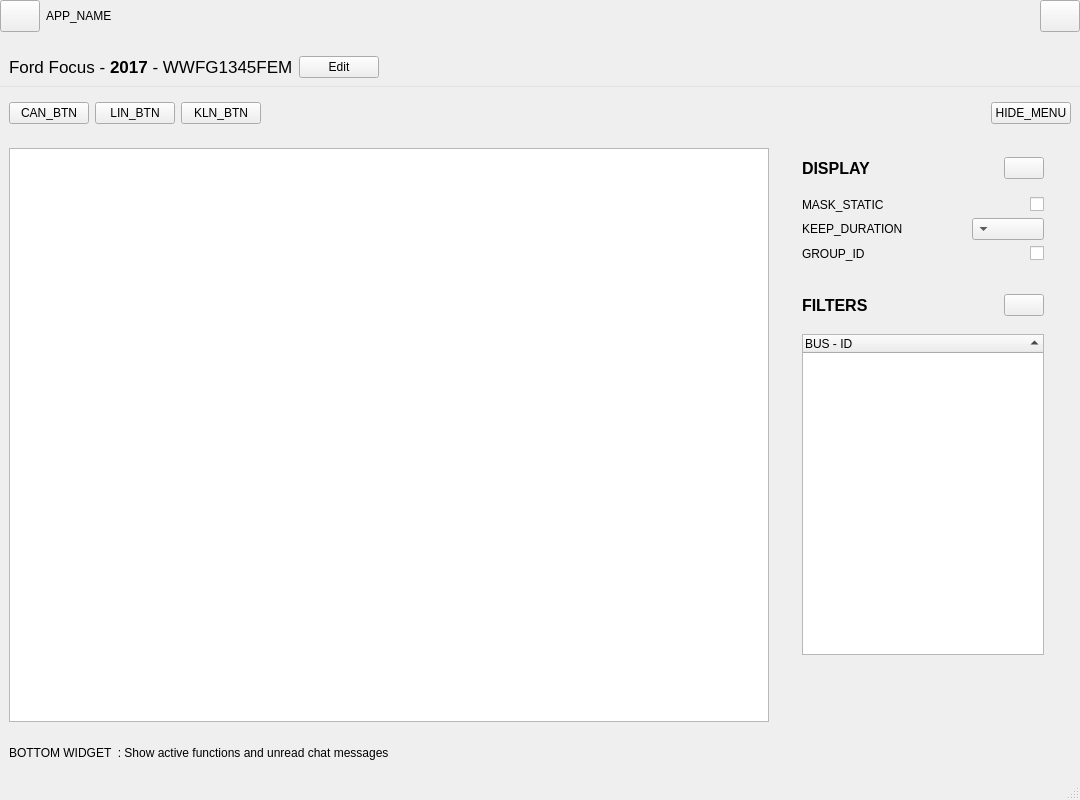
<?xml version="1.0" encoding="UTF-8"?>
<ui version="4.0">
 <class>AnalysisWindow</class>
 <widget class="QMainWindow" name="AnalysisWindow">
  <property name="enabled">
   <bool>true</bool>
  </property>
  <property name="geometry">
   <rect>
    <x>0</x>
    <y>0</y>
    <width>1080</width>
    <height>800</height>
   </rect>
  </property>
  <property name="windowTitle">
   <string>Share-CAN</string>
  </property>
  <property name="styleSheet">
   <string notr="true"/>
  </property>
  <widget class="QWidget" name="centralwidget">
   <layout class="QVBoxLayout" name="verticalLayout">
    <property name="leftMargin">
     <number>0</number>
    </property>
    <property name="topMargin">
     <number>0</number>
    </property>
    <property name="rightMargin">
     <number>0</number>
    </property>
    <item>
     <widget class="QWidget" name="mainMenu" native="true">
      <property name="enabled">
       <bool>true</bool>
      </property>
      <property name="autoFillBackground">
       <bool>false</bool>
      </property>
      <property name="styleSheet">
       <string notr="true"/>
      </property>
      <property name="cssClass" stdset="0">
       <string>mainMenu</string>
      </property>
      <layout class="QHBoxLayout" name="horizontalLayout_5">
       <property name="leftMargin">
        <number>0</number>
       </property>
       <property name="topMargin">
        <number>0</number>
       </property>
       <property name="rightMargin">
        <number>0</number>
       </property>
       <item>
        <widget class="QPushButton" name="btnMainMenu">
         <property name="minimumSize">
          <size>
           <width>32</width>
           <height>32</height>
          </size>
         </property>
         <property name="sizeIncrement">
          <size>
           <width>2</width>
           <height>0</height>
          </size>
         </property>
         <property name="text">
          <string/>
         </property>
         <property name="cssClass" stdset="0">
          <string>menuBtn</string>
         </property>
        </widget>
       </item>
       <item>
        <widget class="QLabel" name="label">
         <property name="styleSheet">
          <string notr="true"/>
         </property>
         <property name="text">
          <string>APP_NAME</string>
         </property>
         <property name="cssClass" stdset="0">
          <string>appTitle</string>
         </property>
        </widget>
       </item>
       <item>
        <spacer name="horizontalSpacer_3">
         <property name="orientation">
          <enum>Qt::Horizontal</enum>
         </property>
         <property name="sizeHint" stdset="0">
          <size>
           <width>40</width>
           <height>20</height>
          </size>
         </property>
        </spacer>
       </item>
       <item>
        <widget class="QPushButton" name="btnDevices">
         <property name="minimumSize">
          <size>
           <width>32</width>
           <height>32</height>
          </size>
         </property>
         <property name="cursor">
          <cursorShape>PointingHandCursor</cursorShape>
         </property>
         <property name="styleSheet">
          <string notr="true"/>
         </property>
         <property name="text">
          <string/>
         </property>
         <property name="iconSize">
          <size>
           <width>32</width>
           <height>32</height>
          </size>
         </property>
         <property name="cssClass" stdset="0">
          <string>menuBtn</string>
         </property>
        </widget>
       </item>
      </layout>
     </widget>
    </item>
    <item>
     <widget class="QWidget" name="anaysisParam" native="true">
      <property name="styleSheet">
       <string notr="true">border-bottom:1px solid #E2E2E2;
margin-left:0.5em;
margin-right:0.5em;</string>
      </property>
      <layout class="QHBoxLayout" name="horizontalLayout_4">
       <item>
        <widget class="QLabel" name="vehicleTitle">
         <property name="font">
          <font>
           <pointsize>13</pointsize>
          </font>
         </property>
         <property name="text">
          <string>Ford Focus - &lt;b&gt;2017&lt;/b&gt; - WWFG1345FEM</string>
         </property>
        </widget>
       </item>
       <item>
        <widget class="QPushButton" name="editVehicle">
         <property name="cursor">
          <cursorShape>PointingHandCursor</cursorShape>
         </property>
         <property name="text">
          <string>Edit</string>
         </property>
        </widget>
       </item>
       <item>
        <spacer name="horizontalSpacer">
         <property name="orientation">
          <enum>Qt::Horizontal</enum>
         </property>
         <property name="sizeHint" stdset="0">
          <size>
           <width>40</width>
           <height>20</height>
          </size>
         </property>
        </spacer>
       </item>
      </layout>
     </widget>
    </item>
    <item>
     <widget class="QWidget" name="actionMenu" native="true">
      <layout class="QHBoxLayout" name="horizontalLayout_2">
       <item>
        <widget class="QPushButton" name="btnBusCan">
         <property name="sizePolicy">
          <sizepolicy hsizetype="Preferred" vsizetype="Fixed">
           <horstretch>0</horstretch>
           <verstretch>0</verstretch>
          </sizepolicy>
         </property>
         <property name="cursor">
          <cursorShape>PointingHandCursor</cursorShape>
         </property>
         <property name="text">
          <string>CAN_BTN</string>
         </property>
         <property name="icon">
          <iconset>
           <normaloff>static/icons16/application-terminal.png</normaloff>static/icons16/application-terminal.png</iconset>
         </property>
        </widget>
       </item>
       <item>
        <widget class="QPushButton" name="btnBusLin">
         <property name="sizePolicy">
          <sizepolicy hsizetype="Preferred" vsizetype="Fixed">
           <horstretch>0</horstretch>
           <verstretch>0</verstretch>
          </sizepolicy>
         </property>
         <property name="cursor">
          <cursorShape>PointingHandCursor</cursorShape>
         </property>
         <property name="text">
          <string>LIN_BTN</string>
         </property>
        </widget>
       </item>
       <item>
        <widget class="QPushButton" name="btnBusKln">
         <property name="sizePolicy">
          <sizepolicy hsizetype="Preferred" vsizetype="Fixed">
           <horstretch>0</horstretch>
           <verstretch>0</verstretch>
          </sizepolicy>
         </property>
         <property name="cursor">
          <cursorShape>PointingHandCursor</cursorShape>
         </property>
         <property name="text">
          <string>KLN_BTN</string>
         </property>
        </widget>
       </item>
       <item>
        <spacer name="horizontalSpacer_2">
         <property name="orientation">
          <enum>Qt::Horizontal</enum>
         </property>
         <property name="sizeHint" stdset="0">
          <size>
           <width>40</width>
           <height>20</height>
          </size>
         </property>
        </spacer>
       </item>
       <item>
        <widget class="QPushButton" name="btnShowRightMenu">
         <property name="text">
          <string>HIDE_MENU</string>
         </property>
        </widget>
       </item>
      </layout>
     </widget>
    </item>
    <item>
     <widget class="QWidget" name="body" native="true">
      <layout class="QHBoxLayout" name="horizontalLayout">
       <item>
        <widget class="QTableView" name="msgTable">
         <property name="sizePolicy">
          <sizepolicy hsizetype="Expanding" vsizetype="Expanding">
           <horstretch>0</horstretch>
           <verstretch>0</verstretch>
          </sizepolicy>
         </property>
         <property name="minimumSize">
          <size>
           <width>760</width>
           <height>0</height>
          </size>
         </property>
         <property name="cursor" stdset="0">
          <cursorShape>PointingHandCursor</cursorShape>
         </property>
         <property name="alternatingRowColors">
          <bool>true</bool>
         </property>
         <property name="selectionMode">
          <enum>QAbstractItemView::ContiguousSelection</enum>
         </property>
         <property name="selectionBehavior">
          <enum>QAbstractItemView::SelectItems</enum>
         </property>
         <property name="sortingEnabled">
          <bool>true</bool>
         </property>
         <property name="cornerButtonEnabled">
          <bool>true</bool>
         </property>
        </widget>
       </item>
       <item>
        <widget class="QWidget" name="rightMenu" native="true">
         <property name="sizePolicy">
          <sizepolicy hsizetype="Fixed" vsizetype="Preferred">
           <horstretch>0</horstretch>
           <verstretch>0</verstretch>
          </sizepolicy>
         </property>
         <property name="minimumSize">
          <size>
           <width>100</width>
           <height>0</height>
          </size>
         </property>
         <property name="maximumSize">
          <size>
           <width>16777215</width>
           <height>1920</height>
          </size>
         </property>
         <property name="cursor">
          <cursorShape>ArrowCursor</cursorShape>
         </property>
         <property name="styleSheet">
          <string notr="true"/>
         </property>
         <layout class="QVBoxLayout" name="rightMenuLayout">
          <property name="topMargin">
           <number>0</number>
          </property>
          <item>
           <widget class="QWidget" name="cardDisplay" native="true">
            <property name="sizePolicy">
             <sizepolicy hsizetype="Preferred" vsizetype="Fixed">
              <horstretch>0</horstretch>
              <verstretch>0</verstretch>
             </sizepolicy>
            </property>
            <property name="cssClass" stdset="0">
             <string>card</string>
            </property>
            <layout class="QVBoxLayout" name="cardDisplayLayout">
             <property name="spacing">
              <number>0</number>
             </property>
             <property name="topMargin">
              <number>0</number>
             </property>
             <item>
              <widget class="QWidget" name="cardHeaderDisplay" native="true">
               <property name="sizePolicy">
                <sizepolicy hsizetype="Preferred" vsizetype="Fixed">
                 <horstretch>0</horstretch>
                 <verstretch>0</verstretch>
                </sizepolicy>
               </property>
               <property name="styleSheet">
                <string notr="true"/>
               </property>
               <property name="cssClass" stdset="0">
                <string>cardHeader</string>
               </property>
               <layout class="QHBoxLayout" name="cardDisplayHLayout">
                <item>
                 <widget class="QLabel" name="cardDisplayTitle">
                  <property name="sizePolicy">
                   <sizepolicy hsizetype="Preferred" vsizetype="Minimum">
                    <horstretch>0</horstretch>
                    <verstretch>0</verstretch>
                   </sizepolicy>
                  </property>
                  <property name="font">
                   <font>
                    <pointsize>12</pointsize>
                    <weight>75</weight>
                    <bold>true</bold>
                   </font>
                  </property>
                  <property name="styleSheet">
                   <string notr="true">background:none;
border:0;
border-radius:0;</string>
                  </property>
                  <property name="text">
                   <string>DISPLAY</string>
                  </property>
                  <property name="cssClass" stdset="0">
                   <string>cardTitle</string>
                  </property>
                 </widget>
                </item>
                <item>
                 <widget class="QPushButton" name="btnCollapseDisplay">
                  <property name="sizePolicy">
                   <sizepolicy hsizetype="Fixed" vsizetype="Fixed">
                    <horstretch>0</horstretch>
                    <verstretch>0</verstretch>
                   </sizepolicy>
                  </property>
                  <property name="text">
                   <string/>
                  </property>
                 </widget>
                </item>
               </layout>
              </widget>
             </item>
             <item>
              <widget class="QWidget" name="cardBodyDisplay" native="true">
               <property name="sizePolicy">
                <sizepolicy hsizetype="Preferred" vsizetype="Fixed">
                 <horstretch>0</horstretch>
                 <verstretch>0</verstretch>
                </sizepolicy>
               </property>
               <property name="styleSheet">
                <string notr="true"/>
               </property>
               <property name="cssClass" stdset="0">
                <string>cardBody</string>
               </property>
               <layout class="QFormLayout" name="formDisplayLayout">
                <property name="verticalSpacing">
                 <number>6</number>
                </property>
                <item row="2" column="0">
                 <widget class="QLabel" name="label_40">
                  <property name="text">
                   <string>MASK_STATIC</string>
                  </property>
                 </widget>
                </item>
                <item row="2" column="1">
                 <widget class="QCheckBox" name="checkMaskStatic">
                  <property name="cursor">
                   <cursorShape>PointingHandCursor</cursorShape>
                  </property>
                  <property name="layoutDirection">
                   <enum>Qt::RightToLeft</enum>
                  </property>
                  <property name="text">
                   <string/>
                  </property>
                 </widget>
                </item>
                <item row="3" column="0">
                 <widget class="QLabel" name="label_30">
                  <property name="text">
                   <string>KEEP_DURATION</string>
                  </property>
                 </widget>
                </item>
                <item row="4" column="0">
                 <widget class="QLabel" name="label_20">
                  <property name="text">
                   <string>GROUP_ID</string>
                  </property>
                 </widget>
                </item>
                <item row="4" column="1">
                 <widget class="QCheckBox" name="checkOverwrite">
                  <property name="cursor">
                   <cursorShape>PointingHandCursor</cursorShape>
                  </property>
                  <property name="layoutDirection">
                   <enum>Qt::RightToLeft</enum>
                  </property>
                  <property name="text">
                   <string/>
                  </property>
                 </widget>
                </item>
                <item row="3" column="1">
                 <widget class="QWidget" name="keepDurationLayout" native="true">
                  <layout class="QHBoxLayout" name="horizontalLayout_7">
                   <property name="spacing">
                    <number>0</number>
                   </property>
                   <property name="leftMargin">
                    <number>0</number>
                   </property>
                   <property name="topMargin">
                    <number>0</number>
                   </property>
                   <property name="rightMargin">
                    <number>0</number>
                   </property>
                   <property name="bottomMargin">
                    <number>0</number>
                   </property>
                   <item>
                    <spacer name="horizontalSpacer_4">
                     <property name="orientation">
                      <enum>Qt::Horizontal</enum>
                     </property>
                     <property name="sizeHint" stdset="0">
                      <size>
                       <width>1</width>
                       <height>1</height>
                      </size>
                     </property>
                    </spacer>
                   </item>
                   <item>
                    <widget class="QComboBox" name="comboKeepDuration">
                     <property name="sizePolicy">
                      <sizepolicy hsizetype="Fixed" vsizetype="Fixed">
                       <horstretch>0</horstretch>
                       <verstretch>0</verstretch>
                      </sizepolicy>
                     </property>
                     <property name="cursor">
                      <cursorShape>PointingHandCursor</cursorShape>
                     </property>
                     <property name="layoutDirection">
                      <enum>Qt::RightToLeft</enum>
                     </property>
                     <property name="styleSheet">
                      <string notr="true">text-align:right</string>
                     </property>
                    </widget>
                   </item>
                  </layout>
                 </widget>
                </item>
               </layout>
              </widget>
             </item>
            </layout>
           </widget>
          </item>
          <item>
           <widget class="QWidget" name="cardFilter" native="true">
            <property name="sizePolicy">
             <sizepolicy hsizetype="Preferred" vsizetype="Expanding">
              <horstretch>0</horstretch>
              <verstretch>0</verstretch>
             </sizepolicy>
            </property>
            <property name="cssClass" stdset="0">
             <string>card</string>
            </property>
            <layout class="QVBoxLayout" name="verticalLayout_2">
             <property name="spacing">
              <number>0</number>
             </property>
             <property name="topMargin">
              <number>0</number>
             </property>
             <item>
              <widget class="QWidget" name="cardHeaderFilter" native="true">
               <property name="sizePolicy">
                <sizepolicy hsizetype="Preferred" vsizetype="Fixed">
                 <horstretch>0</horstretch>
                 <verstretch>0</verstretch>
                </sizepolicy>
               </property>
               <property name="styleSheet">
                <string notr="true"/>
               </property>
               <property name="cssClass" stdset="0">
                <string>cardHeader</string>
               </property>
               <layout class="QHBoxLayout" name="horizontalLayout_6">
                <item>
                 <widget class="QLabel" name="cardFilterTitle">
                  <property name="sizePolicy">
                   <sizepolicy hsizetype="Preferred" vsizetype="Minimum">
                    <horstretch>0</horstretch>
                    <verstretch>0</verstretch>
                   </sizepolicy>
                  </property>
                  <property name="font">
                   <font>
                    <pointsize>12</pointsize>
                    <weight>75</weight>
                    <bold>true</bold>
                   </font>
                  </property>
                  <property name="styleSheet">
                   <string notr="true">background:none;
border:0;
border-radius:0;</string>
                  </property>
                  <property name="text">
                   <string>FILTERS</string>
                  </property>
                  <property name="cssClass" stdset="0">
                   <string>cardTitle</string>
                  </property>
                 </widget>
                </item>
                <item>
                 <widget class="QPushButton" name="btnCollapseFilter">
                  <property name="sizePolicy">
                   <sizepolicy hsizetype="Fixed" vsizetype="Fixed">
                    <horstretch>0</horstretch>
                    <verstretch>0</verstretch>
                   </sizepolicy>
                  </property>
                  <property name="text">
                   <string/>
                  </property>
                 </widget>
                </item>
               </layout>
              </widget>
             </item>
             <item>
              <widget class="QWidget" name="cardBodyFilter" native="true">
               <property name="sizePolicy">
                <sizepolicy hsizetype="Preferred" vsizetype="Expanding">
                 <horstretch>0</horstretch>
                 <verstretch>0</verstretch>
                </sizepolicy>
               </property>
               <property name="styleSheet">
                <string notr="true"/>
               </property>
               <property name="cssClass" stdset="0">
                <string>cardBody</string>
               </property>
               <layout class="QVBoxLayout" name="verticalLayout_3">
                <item>
                 <widget class="QTreeWidget" name="idFilter">
                  <property name="sizePolicy">
                   <sizepolicy hsizetype="Expanding" vsizetype="Expanding">
                    <horstretch>0</horstretch>
                    <verstretch>0</verstretch>
                   </sizepolicy>
                  </property>
                  <property name="sortingEnabled">
                   <bool>true</bool>
                  </property>
                  <property name="columnCount">
                   <number>1</number>
                  </property>
                  <column>
                   <property name="text">
                    <string>BUS - ID</string>
                   </property>
                  </column>
                 </widget>
                </item>
               </layout>
              </widget>
             </item>
            </layout>
           </widget>
          </item>
          <item>
           <spacer name="verticalSpacer">
            <property name="orientation">
             <enum>Qt::Vertical</enum>
            </property>
            <property name="sizeType">
             <enum>QSizePolicy::Ignored</enum>
            </property>
            <property name="sizeHint" stdset="0">
             <size>
              <width>20</width>
              <height>40</height>
             </size>
            </property>
           </spacer>
          </item>
         </layout>
        </widget>
       </item>
      </layout>
     </widget>
    </item>
    <item>
     <widget class="QWidget" name="chatMenu" native="true">
      <layout class="QHBoxLayout" name="horizontalLayout_3">
       <item>
        <widget class="QLabel" name="label_2">
         <property name="text">
          <string>BOTTOM WIDGET  : Show active functions and unread chat messages</string>
         </property>
        </widget>
       </item>
      </layout>
     </widget>
    </item>
   </layout>
  </widget>
  <widget class="QStatusBar" name="statusbar"/>
 </widget>
 <resources/>
 <connections/>
</ui>
